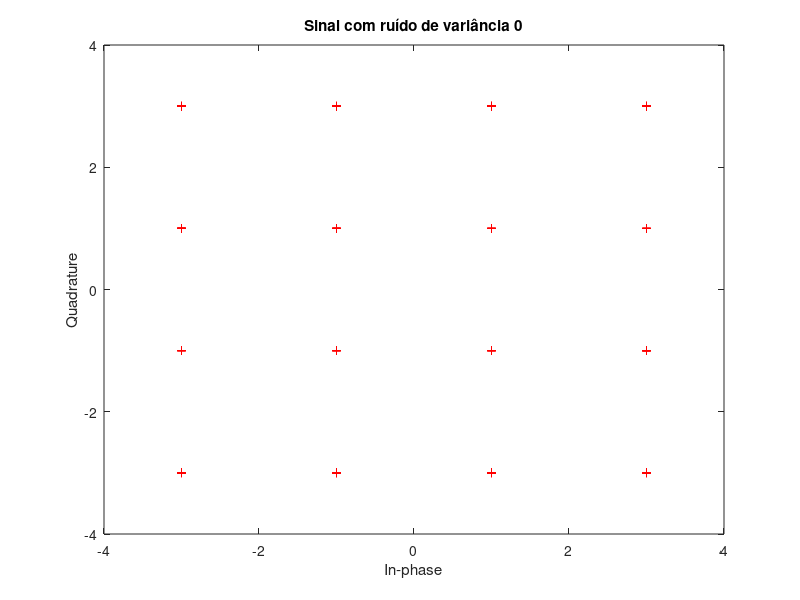
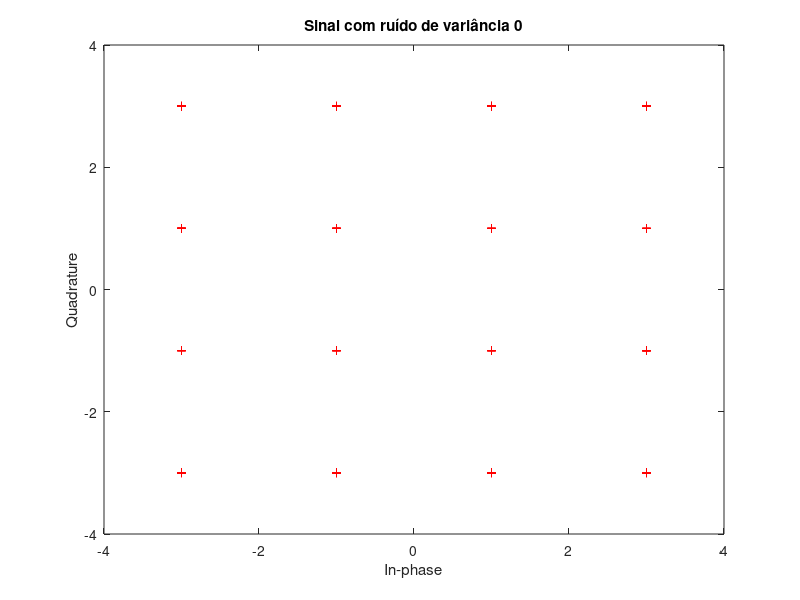
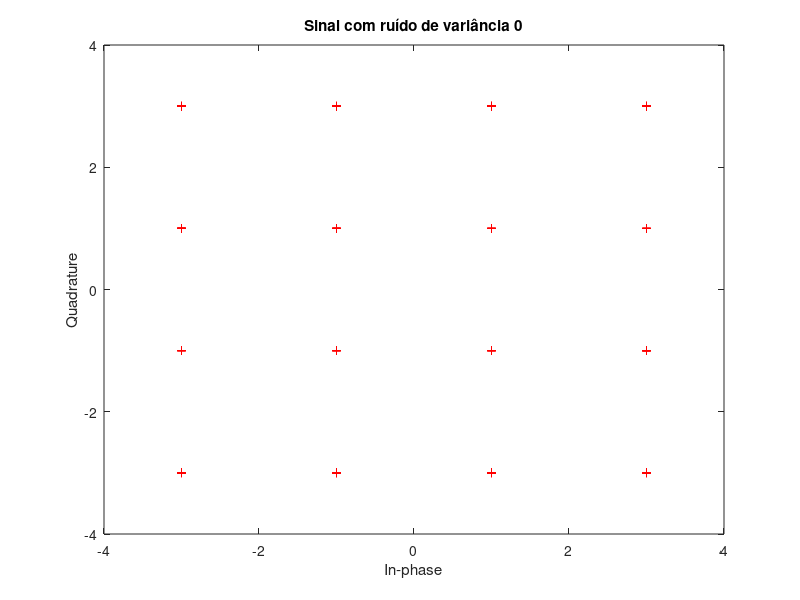
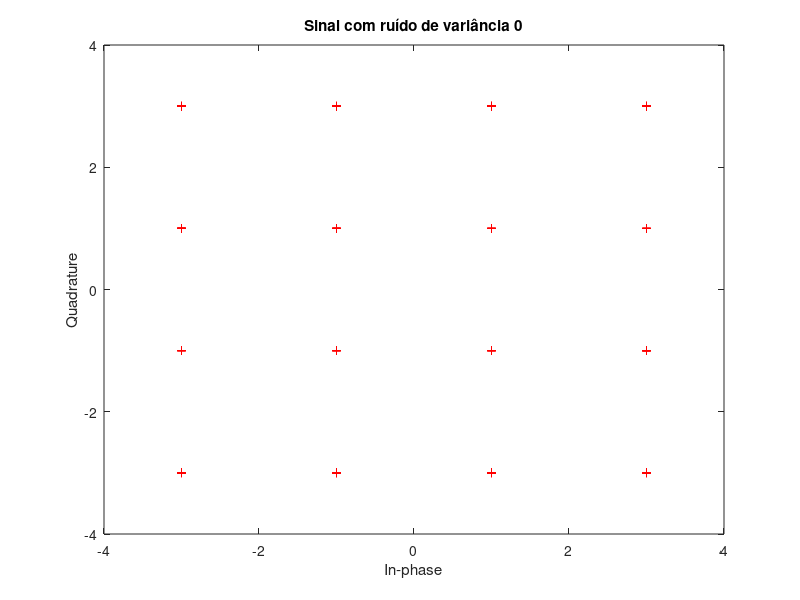

Write the MATLAB code that produced these figures, in order.
clear all; clc; close all
% Parâmetros
n_bits = 1000;                % Número de bits
T = 500;                      % Tempo de símbolo OFDM
Ts = 2;                       % Tempo de símbolo em portadora única
K = T/Ts;                     % Número de subportadoras independentes
N = 2*K;                      % DFT de N pontos
%
% Gerar bits aleatórios
dataIn=rand(1,n_bits);   % Sequência de números entre 0 e 1 uniformemente distribuídos
dataIn=sign(dataIn-.5);  % Sequência de -1 e 1
% Conversor serial paralelo
dataInMatrix = reshape(dataIn,n_bits/4,4);
%
% Gerar constelaçao 16-QAM
seq16qam = 2*dataInMatrix(:,1)+dataInMatrix(:,2)+1i*(2*dataInMatrix(:,3)+dataInMatrix(:,4)); 
seq16=seq16qam';
% Garantir propriedadade da simetria
X = [seq16 conj(seq16(end:-1:1))]; 
%
xt=zeros(1, T+1);
for t=0:T
    for k=0:N-1
        xt(1,t+1)=xt(1,t+1)+1/sqrt(N)*X(k+1)*exp(1i*2*pi*k*t/T); 
    end 
end 

% Construindo xn
xn = zeros(1,N);
for n=0:N-1
    for k=0:N-1
        xn(n+1) = xn(n+1) + 1/sqrt(N)*X(k+1)*exp(1i*2*pi*n*k/N);
    end
end
EbN0dB = 0:1:14;

EbArr = zeros(1,length(xn));

%Calculando a Energia de Bit
for i = 1:length(xn)
    EbArr(i) = abs(xn(i))^2;
end

Eb = sum(EbArr)*(1/N^2);

sigmas= zeros(0,length(EbN0dB));             % Vetor de variâncias do ruído
for i = 1:length(EbN0dB)
    N0 = Eb*10^(EbN0dB(i)/10);
    sigmas(i) = 0;
end

signal_QAM = ifft(X);

% Loop de variâncias
for ik = 1:length(sigmas)
    %
    % Adição de ruído
    variance = sigmas(ik);
    noise = sqrt(variance)*randn(1,N)+1i*sqrt(variance)*randn(1,N);
    %
    % sinal recebido = xn + ruído 
    rn = signal_QAM + noise;
    % FFT do rn
    Y = fft(rn);
    %
    % Plots
    scatterplot(Y)
    hold on
    scatter(real(seq16),imag(seq16), 'r', '+')
    hold off
    title(['Sinal com ruído de variância ', num2str(variance)]);
    % Demodulação  
    for k= 1:length(Y) % Para percorrer todo o vetor Yk 
        if real(Y(1,k)) > 0 % Para parte real de Yk positiva
            if real(Y(1,k)) > 2
                Z(1,k) = 3;
            else
                Z(1,k) = 1;
            end
        else % Para parte real de Yk negativa ou igual a zero
            if real(Y(1,k)) < -2
                 Z(1,k) = -3;
            else
                 Z(1,k) = -1;
            end
        end

        if imag(Y(1,k)) > 0 % Para parte imaginaria de Yk positiva
            if imag(Y(1,k)) > 2
                Z(1,k) = Z(1,k) + 1i*3;
            else
                Z(1,k) = Z(1,k) + 1i;
            end
        else % Para parte imaginaria de Yk negativa ou igual a zero
            if imag(Y(1,k)) < -2
                 Z(1,k) = Z(1,k) - 1i*3;
            else
                 Z(1,k) = Z(1,k) - 1i;
            end
        end
    end
    % Contagem de erro
    error = length(find(Z(1,2:K)-X(1,2:K)));
    disp(['Para variância de ', num2str(variance), ' houve ', num2str(error), ' símbolos errados.']);
end